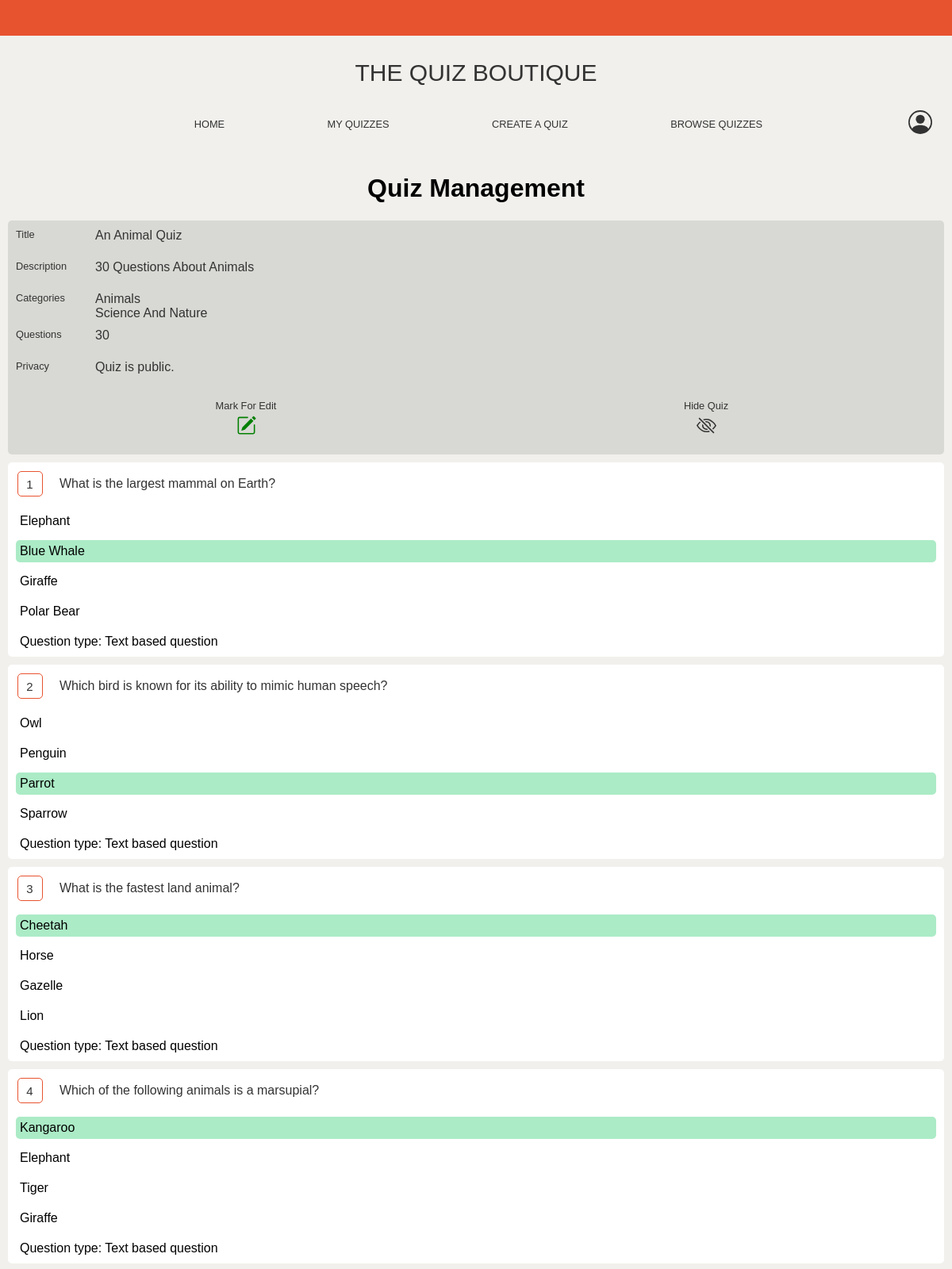
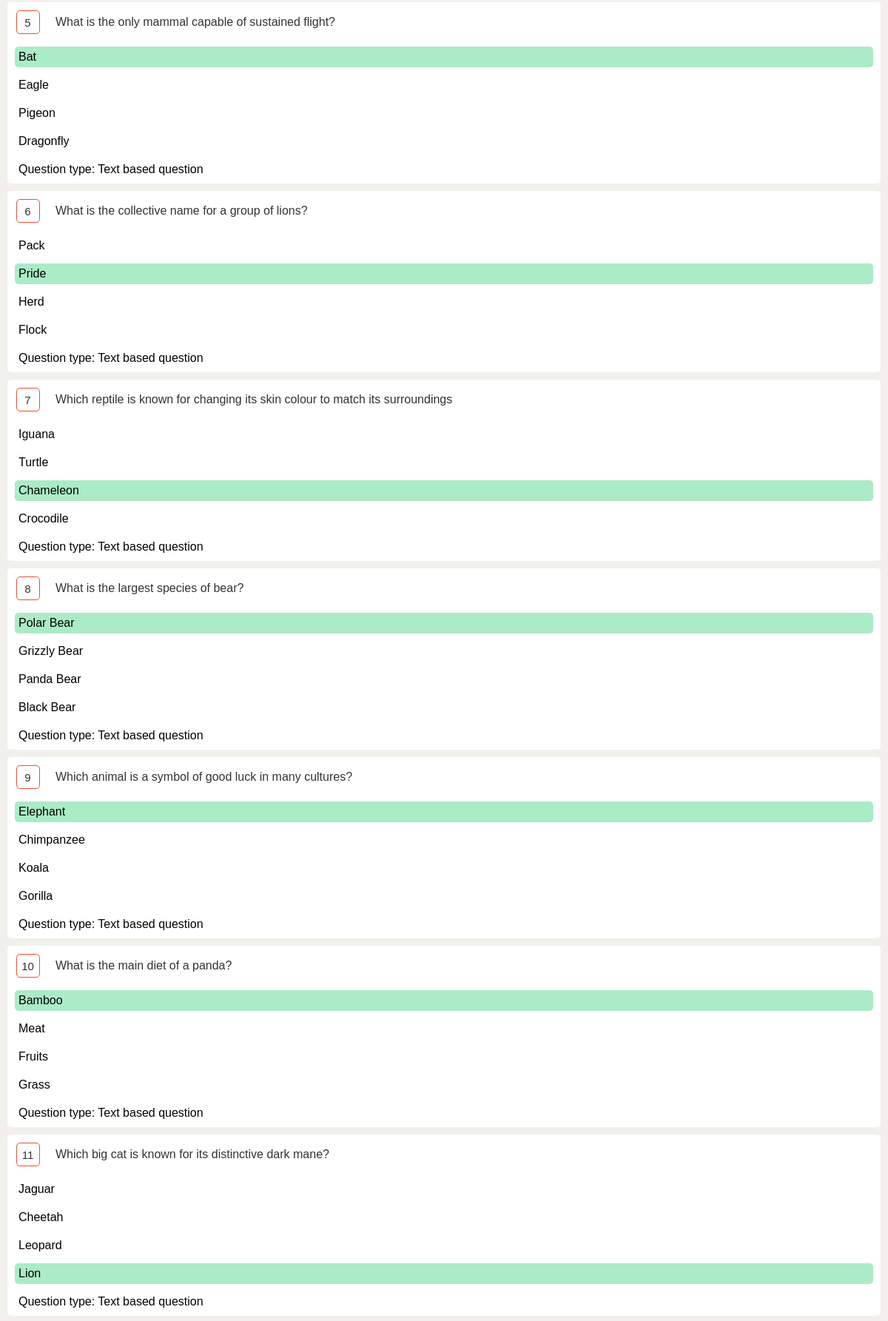
Page /quiz_management/33/ (signed in, upper part) on the committed database (2 pictures, top to bottom).
### quiz/models.py (models this page shows, shortened)
class Quiz(models.Model):
    class Meta:
        verbose_name_plural = 'Quiz'
    author = models.ForeignKey(User, on_delete=models.CASCADE)
    title = models.CharField('Quiz title', max_length=200)
    title_url = models.CharField('Quiz title URL', max_length=255)
    description = models.TextField('Quiz description', blank=True, null=True, default="")
    category1 = models.CharField('Category 1', max_length=30, blank=True, null=True, default="")
    category2 = models.CharField('Category 2', max_length=30, blank=True, null=True, default="")
    category3 = models.CharField('Category 3', max_length=30, blank=True, null=True, default="")
    category4 = models.CharField('Category 4', max_length=30, blank=True, null=True, default="")
    featured = models.BooleanField('Featured status', default=False)
    private = models.BooleanField('Marked as private (no for public hosting)', default=False)
    complete = models.BooleanField('Complete status', default=False)
    edit_only = models.BooleanField('Editing only', default=False)
    hidden = models.BooleanField('Hidden', default=False)
    created_on = models.DateTimeField(auto_now_add=True)
    rating = models.IntegerField('Rating', default=0) #TODO: Do we need this field?

class Question(models.Model):
    class Meta:
        verbose_name_plural = 'Question'
    quiz = models.ForeignKey(Quiz, on_delete=models.CASCADE)
    question_text = models.CharField('Question text', max_length=200, null=True, blank=True)
    question_type = models.IntegerField('Question type', null=True, blank=True)
    answer1 = models.CharField('Answer 1', max_length=200, null=True, blank=True)
    answer2 = models.CharField('Answer 2', max_length=200, null=True, blank=True)
    answer3 = models.CharField('Answer 3', max_length=200, null=True, blank=True)
    answer4 = models.CharField('Answer 4', max_length=200, null=True, blank=True)
    correct_answer = models.IntegerField('Correct answer', null=True, blank=True)
    question_number = models.IntegerField('Question number', null=True, blank=True)
    image = models.ImageField(upload_to='question-images/', null=True, blank=True)
    audio = models.FileField(upload_to='question-audio/', null=True, blank=True)

### quiz/views.py (the view)
# urls.py: path("quiz_management/", views.quiz_management, name="quiz_management"),
@login_required
def quiz_management(request, quiz_id = None):
    if request.method == "POST":
        if "delete_question" in request.POST:
            quiz_id = request.POST["quiz_id"]
            question_id = request.POST["question_id"]
            try:
                quiz_data = Quiz.objects.get(author=request.user, id=quiz_id)
                question = Question.objects.get(quiz=quiz_data,id=question_id)
                question.delete()
                messages.success(request, "Question successfully deleted.")
                url = reverse('quiz_management', args=[quiz_id])
                return HttpResponseRedirect(url)
            except Exception as e:
                messages.error(request, "Unexpected error: {}".format(e))
                return redirect("my_quizzes")
        elif "delete_quiz"  in request.POST:
            quiz_id = request.POST["quiz_id"]
            try:
                quiz_data = Quiz.objects.get(author=request.user, id=quiz_id)
                if quiz_data.edit_only == True:
                    messages.success(request, "Unable to delete quiz. Please mark as hidden.")
                else:
                    quiz_data.delete()
                    messages.success(request, "Quiz successfully deleted.")
                return redirect("my_quizzes")
            except Exception as e:
                messages.error(request, "Unexpected error: {}".format(e))
                return redirect("my_quizzes")
        elif "mark_complete" in request.POST:
            quiz_id = request.POST["quiz_id"]
            try:
                quiz_data = Quiz.objects.get(author=request.user, id=quiz_id)
                quiz_data.complete = True
                quiz_data.edit_only = True
                quiz_data.save()
                messages.success(request, "Quiz successfully marked as complete.")
                url = reverse('quiz_management', args=[quiz_id])
                return HttpResponseRedirect(url)
            except Exception as e:
                messages.error(request, "Unexpected error: {}".format(e))
                return redirect("index")
        elif "mark_edit" in request.POST:
            quiz_id = request.POST["quiz_id"]
            try:
                quiz_data = Quiz.objects.get(author=request.user, id=quiz_id)
                quiz_data.complete = False
                quiz_data.save()
                messages.success(request, "Quiz successfully marked for edit.")
                url = reverse('quiz_management', args=[quiz_id])
                return HttpResponseRedirect(url)
            except Exception as e:
                messages.error(request, "Unexpected error: {}".format(e))
                return redirect("index")
        elif "hide_quiz" in request.POST:
            quiz_id = request.POST["quiz_id"]
            try:
                quiz_data = Quiz.objects.get(author=request.user, id=quiz_id)
                quiz_data.hidden = True
                quiz_data.save()
                messages.success(request, "Quiz successfully marked for edit.")
                url = reverse('quiz_management', args=[quiz_id])
                return redirect('my_quizzes')
            except Exception as e:
                messages.error(request, "Unexpected error: {}".format(e))
                return redirect('my_quizzes')
        elif "duplicates" in request.POST:
            quiz_id = request.POST["quiz_id"]
            try:
                quiz_data = Quiz.objects.get(author=request.user, id=quiz_id)
                questions = Question.objects.filter(quiz=quiz_data).order_by('question_number')
                question_text_list = []
                deletion_list = []
                for question in questions:
                    trigger_warning = next((pair for pair in question_text_list if pair[1] == question.question_text), None)
                    if trigger_warning:
                        deletion_list.append(question.id)
                    value_pair = [question.question_number, question.question_text]
                    question_text_list.append(value_pair)
                questions_to_delete = Question.objects.filter(id__in=deletion_list)
                questions_to_delete.delete()
                messages.success(request, "All duplicates successfully deleted.")
                url = reverse('quiz_management', args=[quiz_id])
                return HttpResponseRedirect(url)
            except Exception as e:
                messages.error(request, "Unexpected error: {}".format(e))
                return redirect("index")
        elif "reorder" in request.POST:
            quiz_id = request.POST["quiz_id"]
            try:
                quiz_data = Quiz.objects.get(author=request.user, id=quiz_id)
                questions = Question.objects.filter(quiz=quiz_data).order_by('question_number')
                starting_number = 1
                with transaction.atomic():
                    for question in questions:
                        question.question_number = starting_number
                        starting_number +=1
                    Question.objects.bulk_update(questions, ['question_number'])
                messages.success(request, "All questions successfully reordered.")
                url = reverse('quiz_management', args=[quiz_id])
                return HttpResponseRedirect(url)
            except Exception as e:
                messages.error(request, "Unexpected error: {}".format(e))
                return redirect("index")
        else:
            messages.error(request, "Invalid request.")
            return redirect("my_quizzes")
    elif quiz_id == None:
        messages.error(request, "Unable to find the requested quiz.")
        return redirect("my_quizzes")
    else:
        try:
            quiz_data = Quiz.objects.get(author=request.user, id=quiz_id)
            questions = Question.objects.filter(quiz=quiz_data).order_by('question_number')
            errors = []
            error = False
            warnings = []
            warning = False
            question_text_list = []
            expected_next_question = 1
            duplicates = False
            order_issues = False
            if len(questions) < 1:
                errors.append("This quiz has no questions.")
            else:
                if questions[0].question_number != 1:
                    warnings.append(f"The first question is not number 1. Instead it is {questions[0].question_number}.")
            for question in questions:
                trigger_warning = next((pair for pair in question_text_list if pair[1] == question.question_text), None)
                if trigger_warning:
                    warnings.append(f"Question {question.question_number} may be a duplicate of question {trigger_warning[0]}")
                    duplicates = True
                value_pair = [question.question_number, question.question_text]
                question_text_list.append(value_pair)
                current_question_number = question.question_number
                report = False
                while current_question_number > expected_next_question:
                    if not report:
                        errors.append(f"Question sequence issue. Incorrect sequence following question {expected_next_question - 1}.")
                        report = True
                        order_issues = True
                    expected_next_question += 1
                expected_next_question += 1
                if question.question_type == 2:
                    if question.image:
                        pass
                    else:
                        errors.append(f"Question {question.question_number} is missing an image file.")
                elif question.question_type == 3:
                    if question.audio:
                        pass
                    else:
                        errors.append(f"Question {question.question_number} is missing an audio file.")
            if len(errors) > 0:
                error = True
            if len(warnings) > 0:
                warning = True
            return render(request, "quiz_management.html", {
                "quiz_data": quiz_data,
                "questions": questions,
                "errors": errors,
                "error_status": error,
                "warnings": warnings,
                "warning_status": warning,
                "duplicates": duplicates,
                "order_issues": order_issues,
            })
        except Quiz.DoesNotExist:
            messages.error(request, "Unable to find the requested quiz.")
            return redirect("my_quizzes")

### quiz/templates/quiz_management.html (shortened to what this page needs)
{% extends "layout.html" %}
{% block body %}
    <center>
        <h1>Quiz Management</h1>
    </center>
    <div class="management-quiz-container">
        <div class="management-quiz-row">
            <div class="management-quiz-left">
                Title
            </div>
            <div class="management-quiz-right">
                {{ quiz_data.title }}
            </div>
        </div>
        <div class="management-quiz-row">
            <div class="management-quiz-left">
                Description
            </div>
            <div class="management-quiz-right">
                {% if quiz_data.description %}
                    {{ quiz_data.description }}
                {% else %}
                    <span style="color:brown; font-size: 0.8em;">No description provided.</span>
                {% endif %}
            </div>
        </div>
        <div class="management-quiz-row">
            <div class="management-quiz-left">
                Categories
            </div>
            <div class="management-quiz-right">
                {% if quiz_data.category1 %}{{ quiz_data.category1 }}<br>{% endif %}
                {% if quiz_data.category2 %}{{ quiz_data.category2 }}<br>{% endif %}
            </div>
        </div>
        <div class="management-quiz-row">
            <div class="management-quiz-left">
                Questions
            </div>
            <div class="management-quiz-right">
                {% if questions %}
                    {{ questions|length }}
                {% else %}
                    <span style="color:brown; font-size: 0.8em;">Currently no questions.</span>
                {% endif %}
            </div>
        </div>
        <div class="management-quiz-row">
            <div class="management-quiz-left">
                Privacy
            </div>
            <div class="management-quiz-right">
                {% if quiz_data.private %}
                    Quiz is private.
                {% else %}
                    Quiz is public.
                {% endif %}
            </div>
        </div>
        <div class="management-bottom-row">
            <div class="management-bottom-row-item">
                {% if quiz_data.complete %}
                    <div style="margin-bottom: 5px; font-size: 0.8em;">
                        Mark For Edit
                    </div>
                    <div>
                        <form action="{% url 'quiz_management' %}" method="post" class="login-form">
                            <button type="submit" class="button-svg" style="background-color: transparent;">
                            </button>
                        </form>
                    </div>
                {% endif %}
            </div>
            {% if quiz_data.complete and quiz_data.edit_only %}
                <div class="management-bottom-row-item">
                    <div style="margin-bottom: 5px; font-size: 0.8em;">
                        Hide Quiz
                    </div>
                    <div>
                        <form action="{% url 'quiz_management' %}" method="post" class="login-form">
                            <button type="submit" class="button-svg" onclick="confirmDelete(event, 'hide_quiz_inst')" style="background-color: transparent;">
                            </button>
                        </form>
                    </div>
                </div>
            {% endif %}
        </div>
    </div>
    {% for question in questions %}
        <div class="management-container">
            <div class="management-top-row">
                <div class="management-left-column">
                    <div class="management-number-container">
                        {{ question.question_number}}
                    </div>
                </div>
                <div class="management-right-column">
                    {{ question.question_text}}<br>
                </div>
            </div>
            <div class="management-middle-row">
                <div class="management-middle-row-item" {% if question.correct_answer == 1 %}style="background-color: #ABEBC6 ;"{% endif %}>
                    {{ question.answer1 }}
                </div>
                <div class="management-middle-row-item" {% if question.correct_answer == 2 %}style="background-color: #ABEBC6 ;"{% endif %}>
                    {{ question.answer2 }}
                </div>
                <div class="management-middle-row-item" {% if question.correct_answer == 3 %}style="background-color: #ABEBC6 ;"{% endif %}>
                    {{ question.answer3 }}
                </div>
                <div class="management-middle-row-item" {% if question.correct_answer == 4 %}style="background-color: #ABEBC6 ;"{% endif %}>
                    {{ question.answer4 }}
                </div>
            </div>
            <div class="management-question-type">
                {% if question.question_type == 1 %}
                    Question type: Text based question
                {% endif %}
            </div>
        </div>
    {% endfor %}
{% endblock %}

### rows in the picture
Quiz: title "An Animal Quiz", description "30 Questions About Animals", category1 "Animals", category2 "Science And Nature"
Question: question_number "1", question_text "What is the largest mammal on Earth?", answer1 "Elephant", answer2 "Blue Whale", answer3 "Giraffe", answer4 "Polar Bear", question_type "Question type: Text based question"
Question: question_number "2", question_text "Which bird is known for its ability to mimic human speech?", answer1 "Owl", answer2 "Penguin", answer3 "Parrot", answer4 "Sparrow", question_type "Question type: Text based question"
Question: question_number "3", question_text "What is the fastest land animal?", answer1 "Cheetah", answer2 "Horse", answer3 "Gazelle", answer4 "Lion", question_type "Question type: Text based question"
Question: question_number "4", question_text "Which of the following animals is a marsupial?", answer1 "Kangaroo", answer2 "Elephant", answer3 "Tiger", answer4 "Giraffe", question_type "Question type: Text based question"
Question: question_number "5", question_text "What is the only mammal capable of sustained flight?", answer1 "Bat", answer2 "Eagle", answer3 "Pigeon", answer4 "Dragonfly", question_type "Question type: Text based question"
Question: question_number "6", question_text "What is the collective name for a group of lions?", answer1 "Pack", answer2 "Pride", answer3 "Herd", answer4 "Flock", question_type "Question type: Text based question"
Question: question_number "7", question_text "Which reptile is known for changing its skin colour to match its surroundings", answer1 "Iguana", answer2 "Turtle", answer3 "Chameleon", answer4 "Crocodile", question_type "Question type: Text based question"
Question: question_number "8", question_text "What is the largest species of bear?", answer1 "Polar Bear", answer2 "Grizzly Bear", answer3 "Panda Bear", answer4 "Black Bear", question_type "Question type: Text based question"
Question: question_number "9", question_text "Which animal is a symbol of good luck in many cultures?", answer1 "Elephant", answer2 "Chimpanzee", answer3 "Koala", answer4 "Gorilla", question_type "Question type: Text based question"
Question: question_number "10", question_text "What is the main diet of a panda?", answer1 "Bamboo", answer2 "Meat", answer3 "Fruits", answer4 "Grass", question_type "Question type: Text based question"
Question: question_number "11", question_text "Which big cat is known for its distinctive dark mane?", answer1 "Jaguar", answer2 "Cheetah", answer3 "Leopard", answer4 "Lion", question_type "Question type: Text based question"

### other values in the picture
{{ questions|length }} "30"
